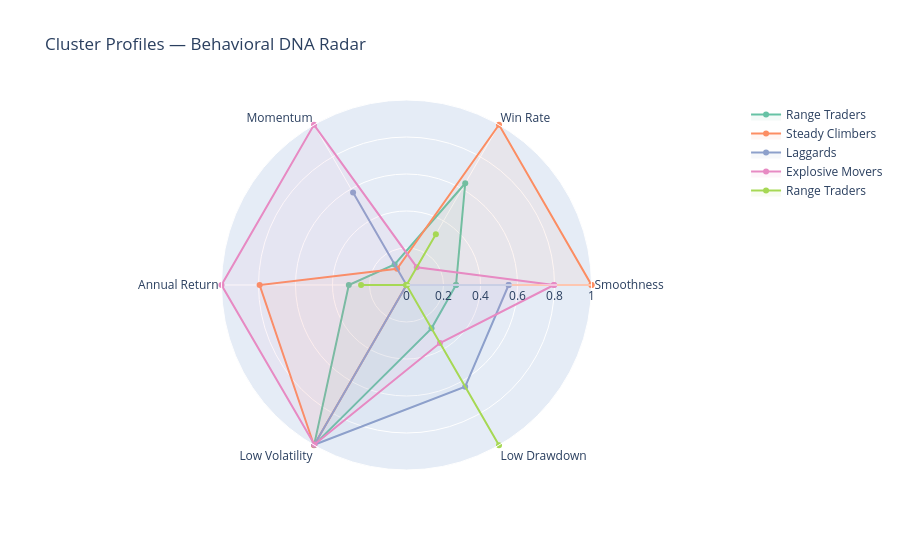

The cell this chart's notebook holds for it:
### Markdown cell above
## 5. Cluster profiles — radar chart

### Code cell
# Normalise profile 0–1 for radar
radar_cols = ['r_squared', 'pos_ratio', 'autocorr', 'ann_ret']
radar_neg  = ['ann_vol', 'max_dd']  # lower is better

radar_df = profile[radar_cols + radar_neg].copy()
for col in radar_cols:
    radar_df[col] = (radar_df[col] - radar_df[col].min()) / (radar_df[col].max() - radar_df[col].min() + 1e-9)
for col in radar_neg:
    radar_df[col] = 1 - (radar_df[col] - radar_df[col].min()) / (radar_df[col].max() - radar_df[col].min() + 1e-9)

labels = ['Smoothness', 'Win Rate', 'Momentum', 'Annual Return', 'Low Volatility', 'Low Drawdown']
palette = px.colors.qualitative.Set2

fig = go.Figure()
for i, (idx, row) in enumerate(radar_df.iterrows()):
    vals = row.tolist()
    fig.add_trace(go.Scatterpolar(
        r=vals + [vals[0]],
        theta=labels + [labels[0]],
        name=cluster_names[idx],
        line=dict(color=palette[i], width=2),
        fill='toself',
        fillcolor=palette[i].replace('rgb', 'rgba').replace(')', ',0.08)')
    ))
fig.update_layout(
    polar=dict(radialaxis=dict(visible=True, range=[0, 1])),
    title='Cluster Profiles — Behavioral DNA Radar',
    height=550
)
fig.show()

### Figure 1 — Plotly figure (JSON) as saved in the notebook; plotly's stock layout.template omitted (floating-point values rounded to 4 significant figures)
{"data": [{"fill": "toself", "fillcolor": "rgba(102,194,165,0.08)", "line": {"color": "rgb(102,194,165)", "width": 2}, "name": "Range Traders", "r": [0.2676, 0.6349, 0.1283, 0.3118, 0.9994, 0.2705, 0.2676], "theta": ["Smoothness", "Win Rate", "Momentum", "Annual Return", "Low Volatility", "Low Drawdown", "Smoothness"], "type": "scatterpolar"}, {"fill": "toself", "fillcolor": "rgba(252,141,98,0.08)", "line": {"color": "rgb(252,141,98)", "width": 2}, "name": "Steady Climbers", "r": [1.0, 1.0, 0.1016, 0.7939, 1, 1.866e-09, 1.0], "theta": ["Smoothness", "Win Rate", "Momentum", "Annual Return", "Low Volatility", "Low Drawdown", "Smoothness"], "type": "scatterpolar"}, {"fill": "toself", "fillcolor": "rgba(141,160,203,0.08)", "line": {"color": "rgb(141,160,203)", "width": 2}, "name": "Laggards", "r": [0.5521, 0, 0.5775, 0, 0.9972, 0.6343, 0.5521], "theta": ["Smoothness", "Win Rate", "Momentum", "Annual Return", "Low Volatility", "Low Drawdown", "Smoothness"], "type": "scatterpolar"}, {"fill": "toself", "fillcolor": "rgba(231,138,195,0.08)", "line": {"color": "rgb(231,138,195)", "width": 2}, "name": "Explosive Movers", "r": [0.7972, 0.1111, 1.0, 1.0, 0.9953, 0.3619, 0.7972], "theta": ["Smoothness", "Win Rate", "Momentum", "Annual Return", "Low Volatility", "Low Drawdown", "Smoothness"], "type": "scatterpolar"}, {"fill": "toself", "fillcolor": "rgba(166,216,84,0.08)", "line": {"color": "rgb(166,216,84)", "width": 2}, "name": "Range Traders", "r": [0, 0.3175, 0, 0.2455, 2.377e-11, 1, 0], "theta": ["Smoothness", "Win Rate", "Momentum", "Annual Return", "Low Volatility", "Low Drawdown", "Smoothness"], "type": "scatterpolar"}], "layout": {"height": 550, "polar": {"radialaxis": {"range": [0, 1], "visible": true}}, "title": {"text": "Cluster Profiles — Behavioral DNA Radar"}}}
